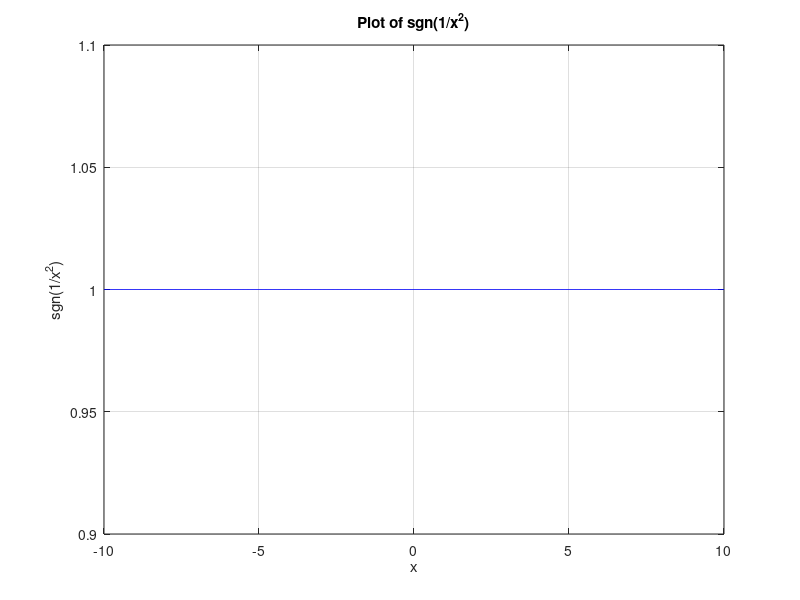

The MATLAB script that drew this image:
% Define the function f(x) = 1/x^2
f = @(x) 1 ./ (x.^2);

% Define the domain (e.g., from -10 to 10)
x_values = linspace(-10, 10, 1000); 

% Compute the sign of the function
sign_function = sign(f(x_values));

% Plot the function
figure;
plot(x_values, sign_function, 'b', 'DisplayName',  'sgn(1/x^2)');
xlabel('x');
ylabel('sgn(1/x^2)');
title('Plot of sgn(1/x^2)');
grid on;


